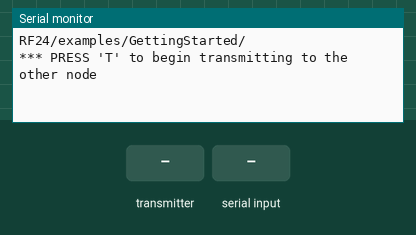
This sketch was run on a simulated Arduino Uno, built with avr-gcc and run on an emulated ATmega328P. Parts: the last lines printed to the serial monitor. The inputs (shaded band) are chosen by the test bench. No radio packets arrive unless stated.

Above: at 1.2 s.
1.3 s: the transmitter starts sending got_time = 0
At 1.37 s:
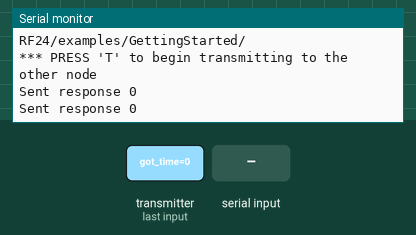
3.2 s: "T" received over Serial
At 4.0 s:
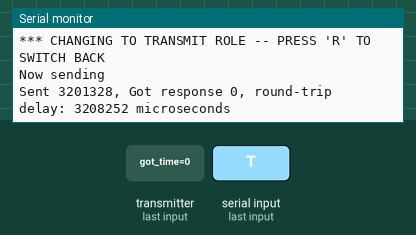
4.7 s: "R" received over Serial
At 5.33 s:
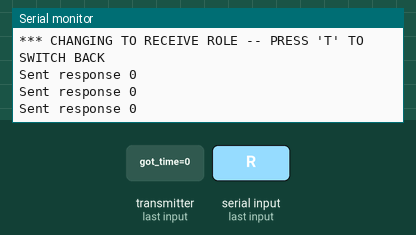

The sketch:

rftest.ino
```cpp
// (licence header left out)
/**
 * Example for Getting Started with nRF24L01+ radios.
 *
 * This is an example of how to use the RF24 class to communicate on a basic level.  Write this sketch to two
 * different nodes.  Put one of the nodes into 'transmit' mode by connecting with the serial monitor and
 * sending a 'T'.  The ping node sends the current time to the pong node, which responds by sending the value
 * back.  The ping node can then see how long the whole cycle took.
 * Note: For a more efficient call-response scenario see the GettingStarted_CallResponse.ino example.
 * Note: When switching between sketches, the radio may need to be powered down to clear settings that are not "un-set" otherwise
 */


#include <SPI.h>
#include "nRF24L01.h"
#include "RF24.h"
#include "printf.h"

// Hardware configuration: Set up nRF24L01 radio on SPI bus plus pins 7 & 8
RF24 radio(9,10);

byte addresses[][6] = {"1Node","2Node"};


// Set up roles to simplify testing
boolean role;                                    // The main role variable, holds the current role identifier
boolean role_ping_out = 1, role_pong_back = 0;   // The two different roles.

void setup() {


  Serial.begin(57600);
  printf_begin();
  printf("\n\rRF24/examples/GettingStarted/\n\r");
  printf("*** PRESS 'T' to begin transmitting to the other node\n\r");

  // Setup and configure rf radio
  radio.begin();                          // Start up the radio
  radio.setAutoAck(1);                    // Ensure autoACK is enabled
  radio.setRetries(15,15);                // Max delay between retries & number of retries
  radio.openWritingPipe(addresses[1]);
  radio.openReadingPipe(1,addresses[0]);

  radio.startListening();                 // Start listening
  radio.printDetails();                   // Dump the configuration of the rf unit for debugging
}

void loop(void){


/****************** Ping Out Role ***************************/
  if (role == role_ping_out)  {

    radio.stopListening();                                    // First, stop listening so we can talk.


    printf("Now sending \n\r");

    unsigned long time = micros();                             // Take the time, and send it.  This will block until complete
     if (!radio.write( &time, sizeof(unsigned long) )){  printf("failed.\n\r");  }

    radio.startListening();                                    // Now, continue listening

    unsigned long started_waiting_at = micros();               // Set up a timeout period, get the current microseconds
    boolean timeout = false;                                   // Set up a variable to indicate if a response was received or not

    while ( ! radio.available() ){                             // While nothing is received
      if (micros() - started_waiting_at > 200000 ){            // If waited longer than 200ms, indicate timeout and exit while loop
          timeout = true;
          break;
      }
    }

    if ( timeout ){                                             // Describe the results
        printf("Failed, response timed out.\n\r");
    }else{
        unsigned long got_time;                                 // Grab the response, compare, and send to debugging spew
        radio.read( &got_time, sizeof(unsigned long) );

        // Spew it
        printf("Sent %lu, Got response %lu, round-trip delay: %lu microseconds\n\r",time,got_time,micros()-got_time);
    }

    // Try again 1s later
    delay(1000);
  }

/****************** Pong Back Role ***************************/

  if ( role == role_pong_back )
  {
    if( radio.available()){
      unsigned long got_time;                                       // Variable for the received timestamp
      while (radio.available()) {                                   // While there is data ready
        radio.read( &got_time, sizeof(unsigned long) );             // Get the payload
      }

      radio.stopListening();                                        // First, stop listening so we can talk
      radio.write( &got_time, sizeof(unsigned long) );              // Send the final one back.
      radio.startListening();                                       // Now, resume listening so we catch the next packets.
      printf("Sent response %lu \n\r", got_time);
   }
 }


/****************** Change Roles via Serial Commands ***************************/

  if ( Serial.available() )
  {
    char c = toupper(Serial.read());
    if ( c == 'T' && role == role_pong_back )
    {
      printf("*** CHANGING TO TRANSMIT ROLE -- PRESS 'R' TO SWITCH BACK\n\r");

      role = role_ping_out;                  // Become the primary transmitter (ping out)
      radio.openWritingPipe(addresses[0]);
      radio.openReadingPipe(1,addresses[1]);

    }
    else if ( c == 'R' && role == role_ping_out )
    {
      printf("*** CHANGING TO RECEIVE ROLE -- PRESS 'T' TO SWITCH BACK\n\r");

       role = role_pong_back;                // Become the primary receiver (pong back)
       radio.openWritingPipe(addresses[1]);
       radio.openReadingPipe(1,addresses[0]);
    }
  }
}
```

printf.h
```cpp
// (licence header left out)
/**
 * @file printf.h
 *
 * Setup necessary to direct stdout to the Arduino Serial library, which
 * enables 'printf'
 */

#ifndef __PRINTF_H__
#define __PRINTF_H__

#ifdef ARDUINO

int serial_putc( char c, FILE * )
{
  Serial.write( c );

  return c;
}

void printf_begin(void)
{
  fdevopen( &serial_putc, 0 );
}

#else
#error This example is only for use on Arduino.
#endif // ARDUINO

#endif // __PRINTF_H__
```

Measured:
- after the input at 1.3 s, the serial monitor: prints a new line at once (image 1)
- after the input at 3.2 s, the serial monitor: prints a new line at once (image 2)
- after the input at 4.7 s, the serial monitor: prints a new line after 0.52 s (image 3)
